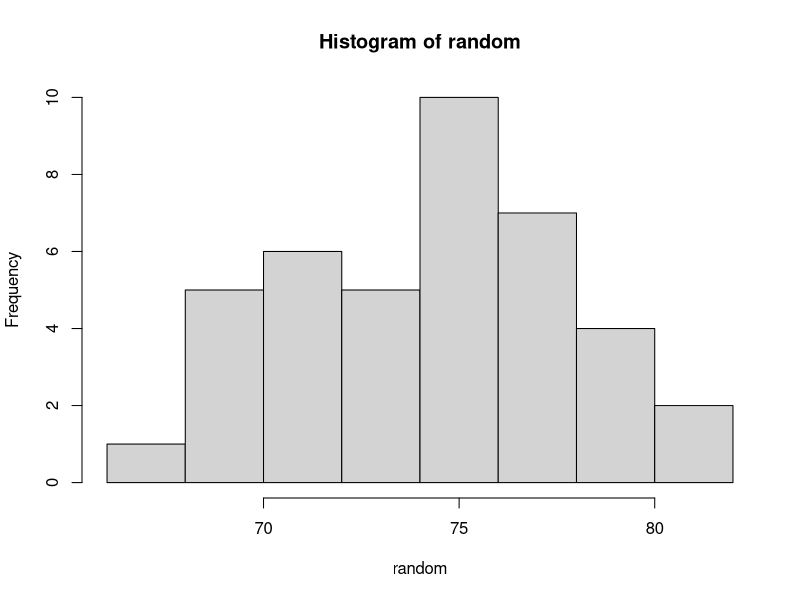

Source code (R):
# Normal Distribution in R
# Q1. The weekly wages of 1000 workers are normally distributed around a mean of Rs 70. and standard deviation of Rs 5. Estimate the number of workers whose weekly wages will be ; i) between Rs 70 and 72. ii) between Rs 69 and 72. iii) More than Rs. 75  iv) Less than Rs 63 v) Also estimate the lowest weekly wages of the 100 highest paid workers,
p1<-pnorm(q=70,mean=70,sd=5,lower.tail=T)
p2<-pnorm(q=72,mean=70,sd=5,lower.tail=T)
p2-p1
#Q.2
p3<-pnorm(q=69,mean=70,sd=5,lower.tail=T)
p4<-pnorm(q=72,mean=70,sd=5,lower.tail=T)
p4-p3
#3
p5<-pnorm(q=75,mean=70,sd=5,lower.tail=T)
1-p5
# 4
p6<-pnorm(q=63,mean=70,sd=5,lower.tail=T)
p6
random<-rnorm(n=40,mean=75,sd=5)
hist(random)
#
#
#
#
#
#
#
#










